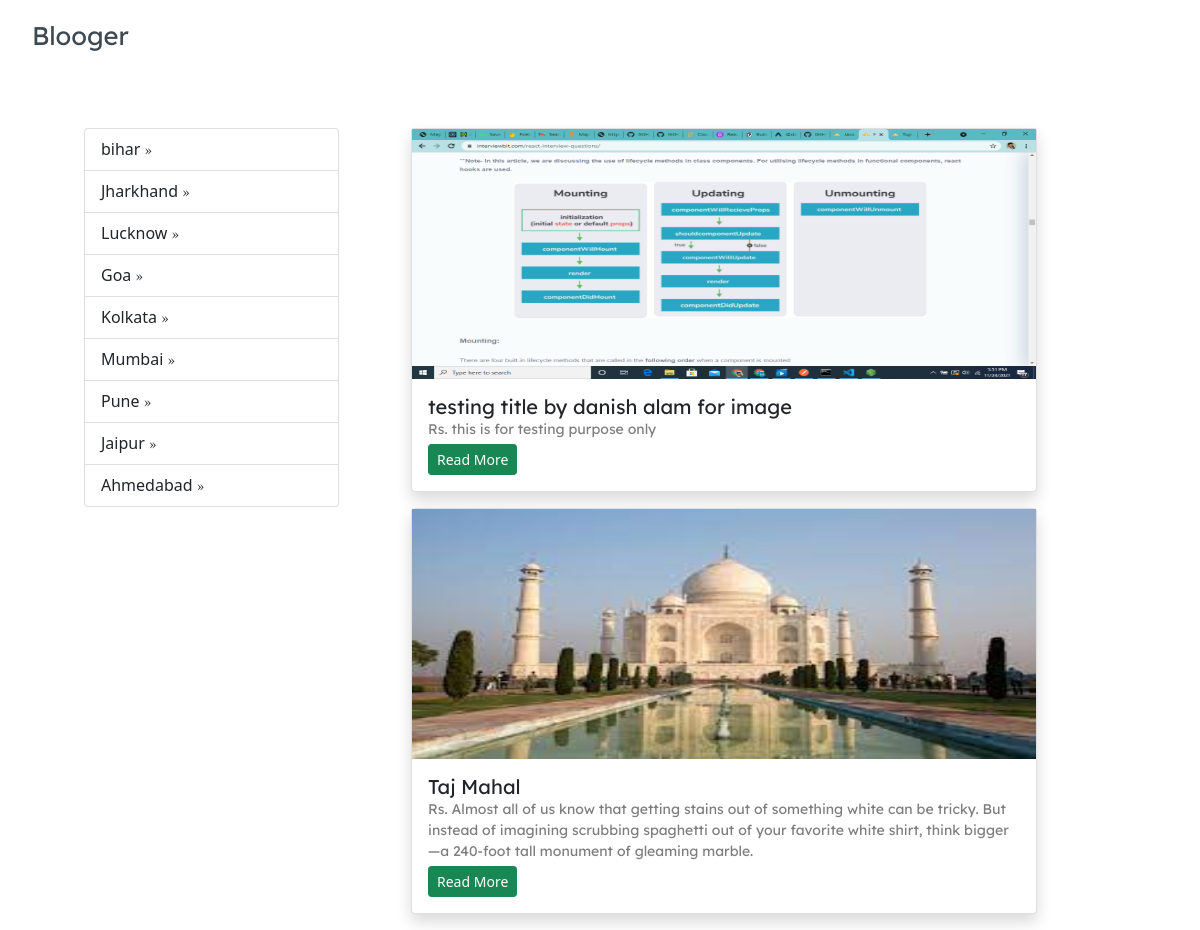
The page /place.php?place=1 (signed in) on the database its author committed.
### tables this page shows
CREATE TABLE `place` (
  `place_id` int(11) NOT NULL,
  `place_name` varchar(200) NOT NULL
);

CREATE TABLE `post` (
  `post_id` int(11) NOT NULL,
  `post_title` varchar(200) NOT NULL,
  `post_content` longtext NOT NULL,
  `post_place` int(11) NOT NULL,
  `user_id` int(11) NOT NULL,
  `image` varchar(255) NOT NULL
);

### place.php (the view, shortened to what this page needs)
<!DOCTYPE html>
<html lang="en">
<head>
    <link rel="stylesheet" href="css/bootstrap.css">
    <link href="https://cdn.jsdelivr.net/npm/bootstrap@5.1.3/dist/css/bootstrap.min.css" rel="stylesheet"></head>
</head>
<body>
   <?php include "nav.php";?>
    <div class="container mt-5">
        <div class="row">
            <div class="col-lg-3">
                <div class="list-group">
                   <?php
                    $calling = mysqli_query($con,"select * from place");
                    while($row = mysqli_fetch_array($calling)):
                    ?>
                    <a href="place.php?place=<?= $row['place_id'];?>" class="list-group-item list-group-item-action"><?= $row['place_name'];?> <span class="float-right font-weight-bold">&raquo;</span></a>
                    <?php endwhile; ?>
                </div>
            </div>
            <div class="col-lg-9 ml-3">
               <div class="row">
                <?php
                   if(isset($_GET['place'])){
                       $place = $_GET['place'];
                     $calling_place = mysqli_query($con,"SELECT * FROM post where post_place='$place'");
                    $count = mysqli_num_rows($calling_place);
                       if($count < 1):
                       ?>
                           <h2 class="lead text-danger font-weight-bold">Not Found Any post in this place</h2>
                           <?php else:
                    while($row = mysqli_fetch_array($calling_place)):
                ?>
                <div class="col-lg-10 mb-3">
                    <div class="card shadow card-deck ms-5">
                       <img src="image/<?= $row['image'];?>" alt="" width="100%" height="250px">
                        <div class="card-body">
                            <h2 class="lead text-truncate mb-0"><?= $row['post_title'];?></h2>
                            <p class="small p-0 m-0 mb-1">Rs. <?= $row['post_content'];?></p>
                            <a href="posts.php?post=<?= $row['post_id']?>" class="btn btn-success btn-sm">Read More</a>
                        </div>
                    </div>
                </div>
                <?php endwhile;
                   endif;
                   }
                   ?>
                </div>
            </div>
        </div>
    </div>
</body>
</html>

### css/style.css (style rules this page uses)
html,body { margin: 0%; box-sizing: border-box; overflow-x: hidden; }
:root { --text-gray: #3f4954; --text-light: #686666da; --bg-color: #0f0f0f; --white: #ffffff; --midnight: #104f55; --sky: linear-gradient(120deg, #a1c4fd 0%, #c2e9fb 100%); --Abel:'Abel',cursive; --Anton:'Anton',cursive; --Josefin:'Josefin',cursive; --Lexend:'Lexend',cursive; --Livvic:'Livvic',cursive; }
a { text-decoration: none; color: var(--text-gray); }
h2 { font-family: var(--Lexend); }
span { font-family: var(--Abel); }
.container { margin: 0 5vw; }
p { font-family: var(--Lexend); color: var(--text-light); }

### rows shown on the page
place: place_name "bihar"
place: place_name "Jharkhand"
place: place_name "Lucknow"
place: place_name "Goa"
place: place_name "Kolkata"
place: place_name "Mumbai"
place: place_name "Pune"
place: place_name "Jaipur"
place: place_name "Ahmedabad"
post: image (picture), post_title "testing title by danish alam for image", post_content "this is for testing purpose only"
post: image (picture), post_title "Taj Mahal", post_content "Almost all of us know that getting stains out of something white can be tricky. But instead of imagining scrubbing spaghetti out of your favorite white shirt, think bigger—a 240-foot tall monument of gleaming marble."
